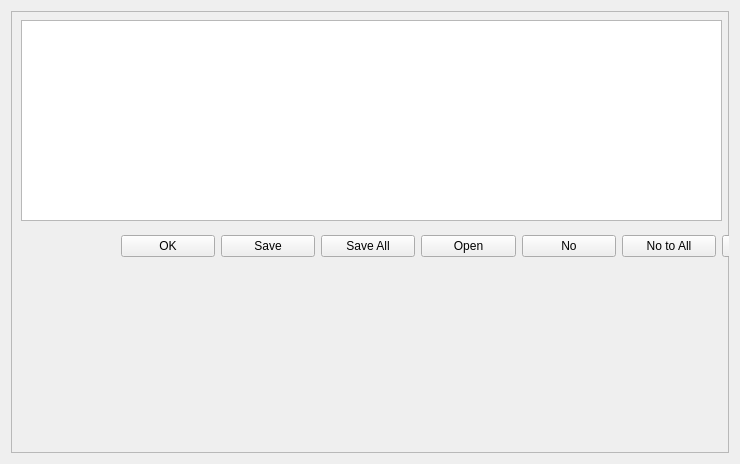
<?xml version="1.0" encoding="UTF-8"?>
<ui version="4.0">
 <class>InfoDialog</class>
 <widget class="QWidget" name="InfoDialog">
  <property name="geometry">
   <rect>
    <x>0</x>
    <y>0</y>
    <width>740</width>
    <height>464</height>
   </rect>
  </property>
  <property name="windowTitle">
   <string>Form</string>
  </property>
  <layout class="QVBoxLayout" name="verticalLayout">
   <item>
    <widget class="QFrame" name="frame">
     <property name="frameShape">
      <enum>QFrame::StyledPanel</enum>
     </property>
     <property name="frameShadow">
      <enum>QFrame::Raised</enum>
     </property>
     <widget class="QTextEdit" name="textEdit">
      <property name="geometry">
       <rect>
        <x>10</x>
        <y>9</y>
        <width>701</width>
        <height>201</height>
       </rect>
      </property>
     </widget>
     <widget class="QWidget" name="layoutWidget">
      <property name="geometry">
       <rect>
        <x>110</x>
        <y>220</y>
        <width>695</width>
        <height>31</height>
       </rect>
      </property>
      <layout class="QHBoxLayout" name="horizontalLayout">
       <item>
        <widget class="QPushButton" name="ok">
         <property name="text">
          <string>OK</string>
         </property>
        </widget>
       </item>
       <item>
        <widget class="QPushButton" name="save">
         <property name="text">
          <string>Save</string>
         </property>
        </widget>
       </item>
       <item>
        <widget class="QPushButton" name="saveall">
         <property name="text">
          <string>Save All</string>
         </property>
        </widget>
       </item>
       <item>
        <widget class="QPushButton" name="open">
         <property name="text">
          <string>Open</string>
         </property>
        </widget>
       </item>
       <item>
        <widget class="QPushButton" name="no">
         <property name="text">
          <string>No</string>
         </property>
        </widget>
       </item>
       <item>
        <widget class="QPushButton" name="notoall">
         <property name="text">
          <string>No to All</string>
         </property>
        </widget>
       </item>
       <item>
        <widget class="QPushButton" name="cancel">
         <property name="text">
          <string>Cancel</string>
         </property>
        </widget>
       </item>
      </layout>
     </widget>
    </widget>
   </item>
  </layout>
 </widget>
 <resources/>
 <connections/>
</ui>
